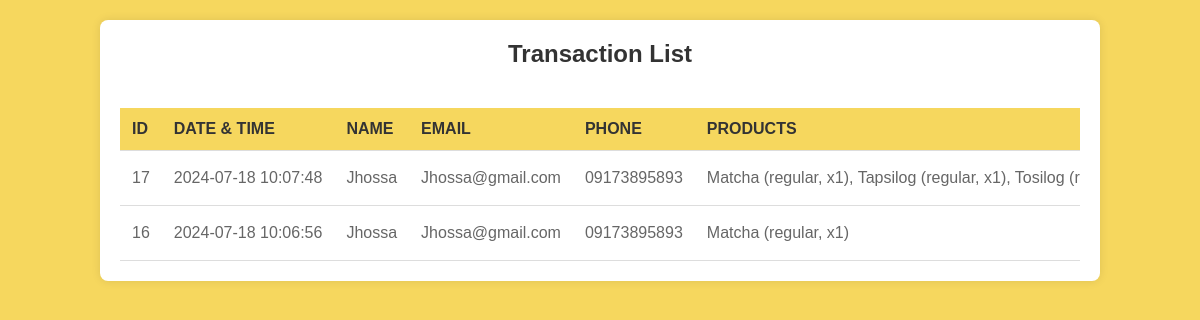
/transaction.php, run on the app's committed database.
### tables this page shows
CREATE TABLE `transactions` (
  `transactionID` int(11) NOT NULL,
  `transactionTime` datetime NOT NULL DEFAULT current_timestamp(),
  `name` varchar(100) DEFAULT NULL,
  `email` varchar(100) DEFAULT NULL,
  `phone` varchar(20) DEFAULT NULL,
  `products` text DEFAULT NULL,
  `total` float DEFAULT NULL,
  `payment` varchar(50) NOT NULL,
  `status` varchar(50) NOT NULL
);

### transaction.php (the view, shortened to what this page needs)
<!DOCTYPE html>
<html lang="en">
<head>
</head>
<body>
<div class="container">
  <h2>Transaction List</h2>
  <div style="overflow-x:auto;">
    <table>
      <thead>
        <tr>
          <th>ID</th>
          <th>Date & Time</th>
          <th>Name</th>
          <th>Email</th>
          <th>Phone</th>
          <th>Products</th>
        </tr>
      </thead>
      <tbody>
        <?php
        require_once("dbConnection.php");
        $result = mysqli_query($mysqli, "SELECT * FROM transactions ORDER BY transactionID DESC");
        while ($res = mysqli_fetch_assoc($result)) {
          echo "<tr>";
          echo "<td>".$res['transactionID']."</td>";
          echo "<td>".$res['transactionTime']."</td>";
          echo "<td>".$res['name']."</td>";
          echo "<td>".$res['email']."</td>";
          echo "<td>".$res['phone']."</td>";
          echo "<td>".$res['products']."</td>";
          echo "</tr>";
        }
        ?>
      </tbody>
    </table>
  </div>
</div>
</body>
</html>

### transaction.php (style rules this page uses)
* { box-sizing: border-box; margin: 0; padding: 0; }
body { font-family: 'Arial', sans-serif; background-color: #f6d75e; padding: 20px; }
.container { max-width: 1000px; margin: 0 auto; background-color: #fff; padding: 20px; border-radius: 8px; box-shadow: 0 0 10px rgba(0, 0, 0, 0.1); overflow-x: auto; }
h2 { color: #333; text-align: center; margin-bottom: 20px; }
table { width: 100%; border-collapse: collapse; margin-top: 20px; }
th, td { padding: 12px; text-align: left; border-bottom: 1px solid #ddd; white-space: nowrap; }
th { background-color: #f6d75e; font-weight: bold; color: #333; text-transform: uppercase; }
td { color: #666; }

### data on the page
transactions: transactionID "17", transactionTime "2024-07-18 10:07:48", name "Jhossa", email "Jhossa@gmail.com", phone "09173895893", products "Matcha (regular, x1), Tapsilog (regular, x1), Tosilog…"
transactions: transactionID "16", transactionTime "2024-07-18 10:06:56", name "Jhossa", email "Jhossa@gmail.com", phone "09173895893", products "Matcha (regular, x1)"
